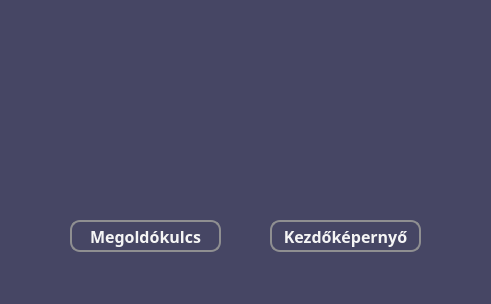
<?xml version="1.0" encoding="UTF-8"?>
<ui version="4.0">
 <class>MainWindow</class>
 <widget class="QMainWindow" name="MainWindow">
  <property name="geometry">
   <rect>
    <x>0</x>
    <y>0</y>
    <width>491</width>
    <height>304</height>
   </rect>
  </property>
  <property name="windowTitle">
   <string>Eredmény</string>
  </property>
  <property name="styleSheet">
   <string notr="true">* {
	background-color: rgb(70, 70, 100);
	font-size: 16pt;
	color: grey;
}</string>
  </property>
  <widget class="QWidget" name="centralwidget">
   <widget class="QWidget" name="widget" native="true">
    <property name="geometry">
     <rect>
      <x>0</x>
      <y>0</y>
      <width>491</width>
      <height>271</height>
     </rect>
    </property>
    <property name="styleSheet">
     <string notr="true">* {
	background-color: rgb(70, 70, 100);
    font-size: 16px;
    font-weight: bold;
}</string>
    </property>
    <widget class="QLabel" name="infoLabel">
     <property name="enabled">
      <bool>true</bool>
     </property>
     <property name="geometry">
      <rect>
       <x>20</x>
       <y>20</y>
       <width>451</width>
       <height>171</height>
      </rect>
     </property>
     <property name="font">
      <font>
       <family>Corbel</family>
       <pointsize>12</pointsize>
       <bold>true</bold>
      </font>
     </property>
     <property name="layoutDirection">
      <enum>Qt::LeftToRight</enum>
     </property>
     <property name="styleSheet">
      <string notr="true">* {
	font-size: 12pt;
	color: whitesmoke;
}</string>
     </property>
     <property name="frameShape">
      <enum>QFrame::NoFrame</enum>
     </property>
     <property name="text">
      <string/>
     </property>
     <property name="textFormat">
      <enum>Qt::PlainText</enum>
     </property>
     <property name="scaledContents">
      <bool>true</bool>
     </property>
     <property name="alignment">
      <set>Qt::AlignCenter</set>
     </property>
    </widget>
    <widget class="QPushButton" name="nextButton">
     <property name="geometry">
      <rect>
       <x>270</x>
       <y>220</y>
       <width>151</width>
       <height>32</height>
      </rect>
     </property>
     <property name="font">
      <font>
       <family>Corbel</family>
       <pointsize>-1</pointsize>
       <bold>true</bold>
      </font>
     </property>
     <property name="styleSheet">
      <string notr="true">* {
	background-color: rgb(70, 70, 100);
	border: 2px solid #8f8f91;
	border-radius: 10px;
	color: whitesmoke;
}

*:hover {
	background-color: rgb(120, 120, 220);
	color: white;
}</string>
     </property>
     <property name="text">
      <string>Kezdőképernyő</string>
     </property>
    </widget>
    <widget class="QPushButton" name="solutionButton">
     <property name="geometry">
      <rect>
       <x>70</x>
       <y>220</y>
       <width>151</width>
       <height>32</height>
      </rect>
     </property>
     <property name="font">
      <font>
       <family>Corbel</family>
       <pointsize>-1</pointsize>
       <bold>true</bold>
      </font>
     </property>
     <property name="styleSheet">
      <string notr="true">* {
	background-color: rgb(70, 70, 100);
	border: 2px solid #8f8f91;
	border-radius: 10px;
	color: whitesmoke;
}

*:hover {
	background-color: rgb(120, 120, 220);
	color: white;
}</string>
     </property>
     <property name="text">
      <string>Megoldókulcs</string>
     </property>
    </widget>
   </widget>
  </widget>
  <widget class="QStatusBar" name="statusbar"/>
 </widget>
 <resources/>
 <connections/>
</ui>
